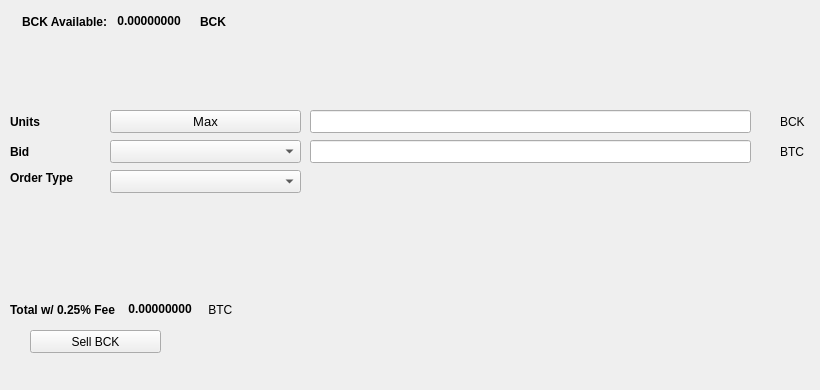
   <widget class="QWidget" name="SellTab">
    <attribute name="title">
     <string>Sell</string>
    </attribute>
    <widget class="QLabel" name="label_16">
     <property name="geometry">
      <rect>
       <x>780</x>
       <y>140</y>
       <width>31</width>
       <height>23</height>
      </rect>
     </property>
     <property name="text">
      <string>BTC</string>
     </property>
    </widget>
    <widget class="QComboBox" name="SellBidcomboBox">
     <property name="geometry">
      <rect>
       <x>110</x>
       <y>140</y>
       <width>191</width>
       <height>23</height>
      </rect>
     </property>
     <property name="font">
      <font>
       <pointsize>10</pointsize>
      </font>
     </property>
    </widget>
    <widget class="QLabel" name="label_18">
     <property name="geometry">
      <rect>
       <x>10</x>
       <y>110</y>
       <width>46</width>
       <height>23</height>
      </rect>
     </property>
     <property name="font">
      <font>
       <weight>75</weight>
       <bold>true</bold>
      </font>
     </property>
     <property name="text">
      <string>Units</string>
     </property>
    </widget>
    <widget class="QPushButton" name="Sell_Max_Amount">
     <property name="geometry">
      <rect>
       <x>110</x>
       <y>110</y>
       <width>191</width>
       <height>23</height>
      </rect>
     </property>
     <property name="font">
      <font>
       <pointsize>10</pointsize>
      </font>
     </property>
     <property name="text">
      <string>Max</string>
     </property>
    </widget>
    <widget class="QLabel" name="label_20">
     <property name="geometry">
      <rect>
       <x>10</x>
       <y>170</y>
       <width>91</width>
       <height>16</height>
      </rect>
     </property>
     <property name="font">
      <font>
       <weight>75</weight>
       <bold>true</bold>
      </font>
     </property>
     <property name="text">
      <string>Order Type</string>
     </property>
    </widget>
    <widget class="QComboBox" name="SellOrdertypeCombo">
     <property name="geometry">
      <rect>
       <x>110</x>
       <y>170</y>
       <width>191</width>
       <height>23</height>
      </rect>
     </property>
     <property name="font">
      <font>
       <pointsize>10</pointsize>
      </font>
     </property>
    </widget>
    <widget class="QLabel" name="label_21">
     <property name="geometry">
      <rect>
       <x>10</x>
       <y>140</y>
       <width>46</width>
       <height>23</height>
      </rect>
     </property>
     <property name="font">
      <font>
       <weight>75</weight>
       <bold>true</bold>
      </font>
     </property>
     <property name="text">
      <string>Bid</string>
     </property>
    </widget>
    <widget class="QLabel" name="label_22">
     <property name="geometry">
      <rect>
       <x>780</x>
       <y>110</y>
       <width>31</width>
       <height>23</height>
      </rect>
     </property>
     <property name="text">
      <string>BCK</string>
     </property>
    </widget>
    <widget class="QLineEdit" name="UnitsInputBCK">
     <property name="geometry">
      <rect>
       <x>310</x>
       <y>110</y>
       <width>441</width>
       <height>23</height>
      </rect>
     </property>
     <property name="font">
      <font>
       <pointsize>9</pointsize>
       <weight>75</weight>
       <bold>true</bold>
      </font>
     </property>
    </widget>
    <widget class="QLineEdit" name="SellBidPriceEdit">
     <property name="geometry">
      <rect>
       <x>310</x>
       <y>140</y>
       <width>441</width>
       <height>23</height>
      </rect>
     </property>
     <property name="font">
      <font>
       <pointsize>9</pointsize>
       <weight>75</weight>
       <bold>true</bold>
      </font>
     </property>
    </widget>
    <widget class="QPushButton" name="SellBCKBTN">
     <property name="geometry">
      <rect>
       <x>30</x>
       <y>330</y>
       <width>131</width>
       <height>23</height>
      </rect>
     </property>
     <property name="text">
      <string>Sell BCK</string>
     </property>
     <property name="icon">
      <iconset resource="../blockovia">
       <normaloff>:/icons/bitcoin</normaloff>:/icons/bitcoin</iconset>
     </property>
    </widget>
    <widget class="QWidget" name="layoutWidget3">
     <property name="geometry">
      <rect>
       <x>22</x>
       <y>12</y>
       <width>258</width>
       <height>19</height>
      </rect>
     </property>
     <layout class="QHBoxLayout" name="horizontalLayout">
      <item>
       <widget class="QLabel" name="label232_2">
        <property name="font">
         <font>
          <weight>75</weight>
          <bold>true</bold>
         </font>
        </property>
        <property name="text">
         <string>BCK Available:</string>
        </property>
       </widget>
      </item>
      <item>
       <widget class="QLabel" name="BCKAvailableLabel">
        <property name="palette">
         <palette>
          <active>
           <colorrole role="WindowText">
            <brush brushstyle="SolidPattern">
             <color alpha="255">
              <red>0</red>
              <green>0</green>
              <blue>0</blue>
             </color>
            </brush>
           </colorrole>
           <colorrole role="Button">
            <brush brushstyle="SolidPattern">
             <color alpha="255">
              <red>0</red>
              <green>170</green>
              <blue>0</blue>
             </color>
            </brush>
           </colorrole>
           <colorrole role="Light">
            <brush brushstyle="SolidPattern">
             <color alpha="255">
              <red>0</red>
              <green>255</green>
              <blue>0</blue>
             </color>
            </brush>
           </colorrole>
           <colorrole role="Midlight">
            <brush brushstyle="SolidPattern">
             <color alpha="255">
              <red>0</red>
              <green>212</green>
              <blue>0</blue>
             </color>
            </brush>
           </colorrole>
           <colorrole role="Dark">
            <brush brushstyle="SolidPattern">
             <color alpha="255">
              <red>0</red>
              <green>85</green>
              <blue>0</blue>
             </color>
            </brush>
           </colorrole>
           <colorrole role="Mid">
            <brush brushstyle="SolidPattern">
             <color alpha="255">
              <red>0</red>
              <green>113</green>
              <blue>0</blue>
             </color>
            </brush>
           </colorrole>
           <colorrole role="Text">
            <brush brushstyle="SolidPattern">
             <color alpha="255">
              <red>0</red>
              <green>170</green>
              <blue>0</blue>
             </color>
            </brush>
           </colorrole>
           <colorrole role="BrightText">
            <brush brushstyle="SolidPattern">
             <color alpha="255">
              <red>255</red>
              <green>255</green>
              <blue>255</blue>
             </color>
            </brush>
           </colorrole>
           <colorrole role="ButtonText">
            <brush brushstyle="SolidPattern">
             <color alpha="255">
              <red>0</red>
              <green>0</green>
              <blue>0</blue>
             </color>
            </brush>
           </colorrole>
           <colorrole role="Base">
            <brush brushstyle="SolidPattern">
             <color alpha="255">
              <red>255</red>
              <green>255</green>
              <blue>255</blue>
             </color>
            </brush>
           </colorrole>
           <colorrole role="Window">
            <brush brushstyle="SolidPattern">
             <color alpha="255">
              <red>0</red>
              <green>170</green>
              <blue>0</blue>
             </color>
            </brush>
           </colorrole>
           <colorrole role="Shadow">
            <brush brushstyle="SolidPattern">
             <color alpha="255">
              <red>0</red>
              <green>0</green>
              <blue>0</blue>
             </color>
            </brush>
           </colorrole>
           <colorrole role="AlternateBase">
            <brush brushstyle="SolidPattern">
             <color alpha="255">
              <red>127</red>
              <green>212</green>
              <blue>127</blue>
             </color>
            </brush>
           </colorrole>
           <colorrole role="ToolTipBase">
            <brush brushstyle="SolidPattern">
             <color alpha="255">
              <red>255</red>
              <green>255</green>
              <blue>220</blue>
             </color>
            </brush>
           </colorrole>
           <colorrole role="ToolTipText">
            <brush brushstyle="SolidPattern">
             <color alpha="255">
              <red>0</red>
              <green>0</green>
              <blue>0</blue>
             </color>
            </brush>
           </colorrole>
          </active>
          <inactive>
           <colorrole role="WindowText">
            <brush brushstyle="SolidPattern">
             <color alpha="255">
              <red>0</red>
              <green>0</green>
              <blue>0</blue>
             </color>
            </brush>
           </colorrole>
           <colorrole role="Button">
            <brush brushstyle="SolidPattern">
             <color alpha="255">
              <red>0</red>
              <green>170</green>
              <blue>0</blue>
             </color>
            </brush>
           </colorrole>
           <colorrole role="Light">
            <brush brushstyle="SolidPattern">
             <color alpha="255">
              <red>0</red>
              <green>255</green>
              <blue>0</blue>
             </color>
            </brush>
           </colorrole>
           <colorrole role="Midlight">
            <brush brushstyle="SolidPattern">
             <color alpha="255">
              <red>0</red>
              <green>212</green>
              <blue>0</blue>
             </color>
            </brush>
           </colorrole>
           <colorrole role="Dark">
            <brush brushstyle="SolidPattern">
             <color alpha="255">
              <red>0</red>
              <green>85</green>
              <blue>0</blue>
             </color>
            </brush>
           </colorrole>
           <colorrole role="Mid">
            <brush brushstyle="SolidPattern">
             <color alpha="255">
              <red>0</red>
              <green>113</green>
              <blue>0</blue>
             </color>
            </brush>
           </colorrole>
           <colorrole role="Text">
            <brush brushstyle="SolidPattern">
             <color alpha="255">
              <red>0</red>
              <green>170</green>
              <blue>0</blue>
             </color>
            </brush>
           </colorrole>
           <colorrole role="BrightText">
            <brush brushstyle="SolidPattern">
             <color alpha="255">
              <red>255</red>
              <green>255</green>
              <blue>255</blue>
             </color>
            </brush>
           </colorrole>
           <colorrole role="ButtonText">
            <brush brushstyle="SolidPattern">
             <color alpha="255">
              <red>0</red>
              <green>0</green>
              <blue>0</blue>
             </color>
            </brush>
           </colorrole>
           <colorrole role="Base">
            <brush brushstyle="SolidPattern">
             <color alpha="255">
              <red>255</red>
              <green>255</green>
              <blue>255</blue>
             </color>
            </brush>
           </colorrole>
           <colorrole role="Window">
            <brush brushstyle="SolidPattern">
             <color alpha="255">
              <red>0</red>
              <green>170</green>
              <blue>0</blue>
             </color>
            </brush>
           </colorrole>
           <colorrole role="Shadow">
            <brush brushstyle="SolidPattern">
             <color alpha="255">
              <red>0</red>
              <green>0</green>
              <blue>0</blue>
             </color>
            </brush>
           </colorrole>
           <colorrole role="AlternateBase">
            <brush brushstyle="SolidPattern">
             <color alpha="255">
              <red>127</red>
              <green>212</green>
              <blue>127</blue>
             </color>
            </brush>
           </colorrole>
           <colorrole role="ToolTipBase">
            <brush brushstyle="SolidPattern">
             <color alpha="255">
              <red>255</red>
              <green>255</green>
              <blue>220</blue>
             </color>
            </brush>
           </colorrole>
           <colorrole role="ToolTipText">
            <brush brushstyle="SolidPattern">
             <color alpha="255">
              <red>0</red>
              <green>0</green>
              <blue>0</blue>
             </color>
            </brush>
           </colorrole>
          </inactive>
          <disabled>
           <colorrole role="WindowText">
            <brush brushstyle="SolidPattern">
             <color alpha="255">
              <red>0</red>
              <green>85</green>
              <blue>0</blue>
             </color>
            </brush>
           </colorrole>
           <colorrole role="Button">
            <brush brushstyle="SolidPattern">
             <color alpha="255">
              <red>0</red>
              <green>170</green>
              <blue>0</blue>
             </color>
            </brush>
           </colorrole>
           <colorrole role="Light">
            <brush brushstyle="SolidPattern">
             <color alpha="255">
              <red>0</red>
              <green>255</green>
              <blue>0</blue>
             </color>
            </brush>
           </colorrole>
           <colorrole role="Midlight">
            <brush brushstyle="SolidPattern">
             <color alpha="255">
              <red>0</red>
              <green>212</green>
              <blue>0</blue>
             </color>
            </brush>
           </colorrole>
           <colorrole role="Dark">
            <brush brushstyle="SolidPattern">
             <color alpha="255">
              <red>0</red>
              <green>85</green>
              <blue>0</blue>
             </color>
            </brush>
           </colorrole>
           <colorrole role="Mid">
            <brush brushstyle="SolidPattern">
             <color alpha="255">
              <red>0</red>
              <green>113</green>
              <blue>0</blue>
             </color>
            </brush>
           </colorrole>
           <colorrole role="Text">
            <brush brushstyle="SolidPattern">
             <color alpha="255">
              <red>0</red>
              <green>85</green>
              <blue>0</blue>
             </color>
            </brush>
           </colorrole>
           <colorrole role="BrightText">
            <brush brushstyle="SolidPattern">
             <color alpha="255">
              <red>255</red>
              <green>255</green>
              <blue>255</blue>
             </color>
            </brush>
           </colorrole>
           <colorrole role="ButtonText">
            <brush brushstyle="SolidPattern">
             <color alpha="255">
              <red>0</red>
              <green>85</green>
              <blue>0</blue>
             </color>
            </brush>
           </colorrole>
           <colorrole role="Base">
            <brush brushstyle="SolidPattern">
             <color alpha="255">
              <red>0</red>
              <green>170</green>
              <blue>0</blue>
             </color>
            </brush>
           </colorrole>
           <colorrole role="Window">
            <brush brushstyle="SolidPattern">
             <color alpha="255">
              <red>0</red>
              <green>170</green>
              <blue>0</blue>
             </color>
            </brush>
           </colorrole>
           <colorrole role="Shadow">
            <brush brushstyle="SolidPattern">
             <color alpha="255">
              <red>0</red>
              <green>0</green>
              <blue>0</blue>
             </color>
            </brush>
           </colorrole>
           <colorrole role="AlternateBase">
            <brush brushstyle="SolidPattern">
             <color alpha="255">
              <red>0</red>
              <green>170</green>
              <blue>0</blue>
             </color>
            </brush>
           </colorrole>
           <colorrole role="ToolTipBase">
            <brush brushstyle="SolidPattern">
             <color alpha="255">
              <red>255</red>
              <green>255</green>
              <blue>220</blue>
             </color>
            </brush>
           </colorrole>
           <colorrole role="ToolTipText">
            <brush brushstyle="SolidPattern">
             <color alpha="255">
              <red>0</red>
              <green>0</green>
              <blue>0</blue>
             </color>
            </brush>
           </colorrole>
          </disabled>
         </palette>
        </property>
        <property name="font">
         <font>
          <weight>75</weight>
          <bold>true</bold>
         </font>
        </property>
        <property name="text">
         <string> 0.00000000 </string>
        </property>
        <property name="textInteractionFlags">
         <set>Qt::LinksAccessibleByMouse|Qt::TextSelectableByKeyboard|Qt::TextSelectableByMouse</set>
        </property>
       </widget>
      </item>
      <item>
       <widget class="QLabel" name="labelBCK">
        <property name="font">
         <font>
          <weight>75</weight>
          <bold>true</bold>
         </font>
        </property>
        <property name="text">
         <string>BCK</string>
        </property>
       </widget>
      </item>
     </layout>
    </widget>
    <widget class="QWidget" name="layoutWidget">
     <property name="geometry">
      <rect>
       <x>10</x>
       <y>300</y>
       <width>268</width>
       <height>19</height>
      </rect>
     </property>
     <layout class="QHBoxLayout" name="horizontalLayout_2">
      <item>
       <widget class="QLabel" name="label_19">
        <property name="font">
         <font>
          <weight>75</weight>
          <bold>true</bold>
         </font>
        </property>
        <property name="text">
         <string>Total w/ 0.25% Fee </string>
        </property>
       </widget>
      </item>
      <item>
       <widget class="QLabel" name="SellCostLabel">
        <property name="palette">
         <palette>
          <active>
           <colorrole role="WindowText">
            <brush brushstyle="SolidPattern">
             <color alpha="255">
              <red>0</red>
              <green>0</green>
              <blue>0</blue>
             </color>
            </brush>
           </colorrole>
           <colorrole role="Button">
            <brush brushstyle="SolidPattern">
             <color alpha="255">
              <red>0</red>
              <green>170</green>
              <blue>0</blue>
             </color>
            </brush>
           </colorrole>
           <colorrole role="Light">
            <brush brushstyle="SolidPattern">
             <color alpha="255">
              <red>0</red>
              <green>255</green>
              <blue>0</blue>
             </color>
            </brush>
           </colorrole>
           <colorrole role="Midlight">
            <brush brushstyle="SolidPattern">
             <color alpha="255">
              <red>0</red>
              <green>212</green>
              <blue>0</blue>
             </color>
            </brush>
           </colorrole>
           <colorrole role="Dark">
            <brush brushstyle="SolidPattern">
             <color alpha="255">
              <red>0</red>
              <green>85</green>
              <blue>0</blue>
             </color>
            </brush>
           </colorrole>
           <colorrole role="Mid">
            <brush brushstyle="SolidPattern">
             <color alpha="255">
              <red>0</red>
              <green>113</green>
              <blue>0</blue>
             </color>
            </brush>
           </colorrole>
           <colorrole role="Text">
            <brush brushstyle="SolidPattern">
             <color alpha="255">
              <red>0</red>
              <green>170</green>
              <blue>0</blue>
             </color>
            </brush>
           </colorrole>
           <colorrole role="BrightText">
            <brush brushstyle="SolidPattern">
             <color alpha="255">
              <red>255</red>
              <green>255</green>
              <blue>255</blue>
             </color>
            </brush>
           </colorrole>
           <colorrole role="ButtonText">
            <brush brushstyle="SolidPattern">
             <color alpha="255">
              <red>0</red>
              <green>0</green>
              <blue>0</blue>
             </color>
            </brush>
           </colorrole>
           <colorrole role="Base">
            <brush brushstyle="SolidPattern">
             <color alpha="255">
              <red>255</red>
              <green>255</green>
              <blue>255</blue>
             </color>
            </brush>
           </colorrole>
           <colorrole role="Window">
            <brush brushstyle="SolidPattern">
             <color alpha="255">
              <red>0</red>
              <green>170</green>
              <blue>0</blue>
             </color>
            </brush>
           </colorrole>
           <colorrole role="Shadow">
            <brush brushstyle="SolidPattern">
             <color alpha="255">
              <red>0</red>
              <green>0</green>
              <blue>0</blue>
             </color>
            </brush>
           </colorrole>
           <colorrole role="AlternateBase">
            <brush brushstyle="SolidPattern">
             <color alpha="255">
              <red>127</red>
              <green>212</green>
              <blue>127</blue>
             </color>
            </brush>
           </colorrole>
           <colorrole role="ToolTipBase">
            <brush brushstyle="SolidPattern">
             <color alpha="255">
              <red>255</red>
              <green>255</green>
              <blue>220</blue>
             </color>
            </brush>
           </colorrole>
           <colorrole role="ToolTipText">
            <brush brushstyle="SolidPattern">
             <color alpha="255">
              <red>0</red>
              <green>0</green>
              <blue>0</blue>
             </color>
            </brush>
           </colorrole>
          </active>
          <inactive>
           <colorrole role="WindowText">
            <brush brushstyle="SolidPattern">
             <color alpha="255">
              <red>0</red>
              <green>0</green>
              <blue>0</blue>
             </color>
            </brush>
           </colorrole>
           <colorrole role="Button">
            <brush brushstyle="SolidPattern">
             <color alpha="255">
              <red>0</red>
              <green>170</green>
              <blue>0</blue>
             </color>
            </brush>
           </colorrole>
           <colorrole role="Light">
            <brush brushstyle="SolidPattern">
             <color alpha="255">
              <red>0</red>
              <green>255</green>
              <blue>0</blue>
             </color>
            </brush>
           </colorrole>
           <colorrole role="Midlight">
            <brush brushstyle="SolidPattern">
             <color alpha="255">
              <red>0</red>
              <green>212</green>
              <blue>0</blue>
             </color>
            </brush>
           </colorrole>
           <colorrole role="Dark">
            <brush brushstyle="SolidPattern">
             <color alpha="255">
              <red>0</red>
              <green>85</green>
              <blue>0</blue>
             </color>
            </brush>
           </colorrole>
           <colorrole role="Mid">
            <brush brushstyle="SolidPattern">
             <color alpha="255">
              <red>0</red>
              <green>113</green>
              <blue>0</blue>
             </color>
            </brush>
           </colorrole>
           <colorrole role="Text">
            <brush brushstyle="SolidPattern">
             <color alpha="255">
              <red>0</red>
              <green>170</green>
              <blue>0</blue>
             </color>
            </brush>
           </colorrole>
           <colorrole role="BrightText">
            <brush brushstyle="SolidPattern">
             <color alpha="255">
              <red>255</red>
              <green>255</green>
              <blue>255</blue>
             </color>
            </brush>
           </colorrole>
           <colorrole role="ButtonText">
            <brush brushstyle="SolidPattern">
             <color alpha="255">
              <red>0</red>
              <green>0</green>
              <blue>0</blue>
             </color>
            </brush>
           </colorrole>
           <colorrole role="Base">
            <brush brushstyle="SolidPattern">
             <color alpha="255">
              <red>255</red>
              <green>255</green>
              <blue>255</blue>
             </color>
            </brush>
           </colorrole>
           <colorrole role="Window">
            <brush brushstyle="SolidPattern">
             <color alpha="255">
              <red>0</red>
              <green>170</green>
              <blue>0</blue>
             </color>
            </brush>
           </colorrole>
           <colorrole role="Shadow">
            <brush brushstyle="SolidPattern">
             <color alpha="255">
              <red>0</red>
              <green>0</green>
              <blue>0</blue>
             </color>
            </brush>
           </colorrole>
           <colorrole role="AlternateBase">
            <brush brushstyle="SolidPattern">
             <color alpha="255">
              <red>127</red>
              <green>212</green>
              <blue>127</blue>
             </color>
            </brush>
           </colorrole>
           <colorrole role="ToolTipBase">
            <brush brushstyle="SolidPattern">
             <color alpha="255">
              <red>255</red>
              <green>255</green>
              <blue>220</blue>
             </color>
            </brush>
           </colorrole>
           <colorrole role="ToolTipText">
            <brush brushstyle="SolidPattern">
             <color alpha="255">
              <red>0</red>
              <green>0</green>
              <blue>0</blue>
             </color>
            </brush>
           </colorrole>
          </inactive>
          <disabled>
           <colorrole role="WindowText">
            <brush brushstyle="SolidPattern">
             <color alpha="255">
              <red>0</red>
              <green>85</green>
              <blue>0</blue>
             </color>
            </brush>
           </colorrole>
           <colorrole role="Button">
            <brush brushstyle="SolidPattern">
             <color alpha="255">
              <red>0</red>
              <green>170</green>
              <blue>0</blue>
             </color>
            </brush>
           </colorrole>
           <colorrole role="Light">
            <brush brushstyle="SolidPattern">
             <color alpha="255">
              <red>0</red>
              <green>255</green>
              <blue>0</blue>
             </color>
            </brush>
           </colorrole>
           <colorrole role="Midlight">
            <brush brushstyle="SolidPattern">
             <color alpha="255">
              <red>0</red>
              <green>212</green>
              <blue>0</blue>
             </color>
            </brush>
           </colorrole>
           <colorrole role="Dark">
            <brush brushstyle="SolidPattern">
             <color alpha="255">
              <red>0</red>
              <green>85</green>
              <blue>0</blue>
             </color>
            </brush>
           </colorrole>
           <colorrole role="Mid">
            <brush brushstyle="SolidPattern">
             <color alpha="255">
              <red>0</red>
              <green>113</green>
              <blue>0</blue>
             </color>
            </brush>
           </colorrole>
           <colorrole role="Text">
            <brush brushstyle="SolidPattern">
             <color alpha="255">
              <red>0</red>
              <green>85</green>
              <blue>0</blue>
             </color>
            </brush>
           </colorrole>
           <colorrole role="BrightText">
            <brush brushstyle="SolidPattern">
             <color alpha="255">
              <red>255</red>
              <green>255</green>
              <blue>255</blue>
             </color>
            </brush>
           </colorrole>
           <colorrole role="ButtonText">
            <brush brushstyle="SolidPattern">
             <color alpha="255">
              <red>0</red>
              <green>85</green>
              <blue>0</blue>
             </color>
            </brush>
           </colorrole>
           <colorrole role="Base">
            <brush brushstyle="SolidPattern">
             <color alpha="255">
              <red>0</red>
              <green>170</green>
              <blue>0</blue>
             </color>
            </brush>
           </colorrole>
           <colorrole role="Window">
            <brush brushstyle="SolidPattern">
             <color alpha="255">
              <red>0</red>
              <green>170</green>
              <blue>0</blue>
             </color>
            </brush>
           </colorrole>
           <colorrole role="Shadow">
            <brush brushstyle="SolidPattern">
             <color alpha="255">
              <red>0</red>
              <green>0</green>
              <blue>0</blue>
             </color>
            </brush>
           </colorrole>
           <colorrole role="AlternateBase">
            <brush brushstyle="SolidPattern">
             <color alpha="255">
              <red>0</red>
              <green>170</green>
              <blue>0</blue>
             </color>
            </brush>
           </colorrole>
           <colorrole role="ToolTipBase">
            <brush brushstyle="SolidPattern">
             <color alpha="255">
              <red>255</red>
              <green>255</green>
              <blue>220</blue>
             </color>
            </brush>
           </colorrole>
           <colorrole role="ToolTipText">
            <brush brushstyle="SolidPattern">
             <color alpha="255">
              <red>0</red>
              <green>0</green>
              <blue>0</blue>
             </color>
            </brush>
           </colorrole>
          </disabled>
         </palette>
        </property>
        <property name="font">
         <font>
          <weight>75</weight>
          <bold>true</bold>
         </font>
        </property>
        <property name="autoFillBackground">
         <bool>false</bool>
        </property>
        <property name="text">
         <string> 0.00000000</string>
        </property>
        <property name="textInteractionFlags">
         <set>Qt::LinksAccessibleByMouse|Qt::TextSelectableByMouse</set>
        </property>
       </widget>
      </item>
      <item>
       <widget class="QLabel" name="label_17">
        <property name="font">
         <font>
          <weight>50</weight>
          <bold>false</bold>
         </font>
        </property>
        <property name="text">
         <string> BTC</string>
        </property>
       </widget>
      </item>
     </layout>
    </widget>
    <widget class="QLabel" name="label_23">
     <property name="geometry">
      <rect>
       <x>460</x>
       <y>300</y>
       <width>281</width>
       <height>81</height>
      </rect>
     </property>
     <property name="text">
      <string/>
     </property>
     <property name="pixmap">
      <pixmap>:/images/bittrex</pixmap>
     </property>
    </widget>
   </widget>
